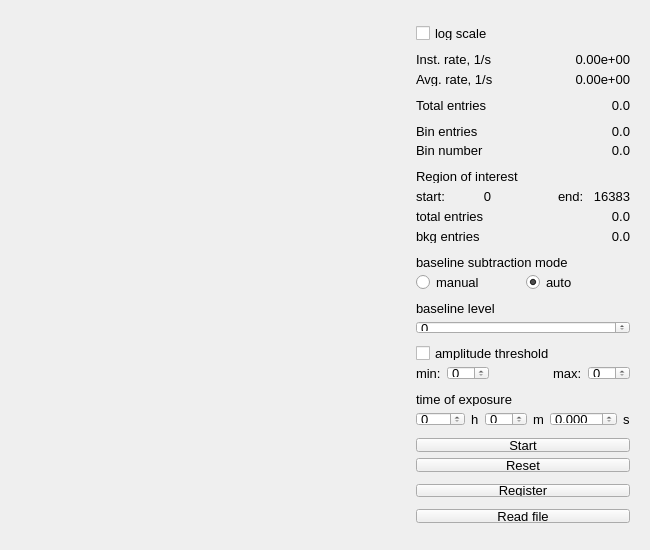
<?xml version="1.0" encoding="UTF-8"?>
<ui version="4.0">
 <class>MCPHAHist</class>
 <widget class="QWidget" name="MCPHAHist">
  <property name="geometry">
   <rect>
    <x>0</x>
    <y>0</y>
    <width>650</width>
    <height>550</height>
   </rect>
  </property>
  <property name="minimumSize">
   <size>
    <width>650</width>
    <height>550</height>
   </size>
  </property>
  <property name="windowTitle">
   <string>Form</string>
  </property>
  <layout class="QGridLayout" name="gridLayout">
   <item row="0" column="0">
    <widget class="QWidget" name="plotWidget" native="true">
     <property name="sizePolicy">
      <sizepolicy hsizetype="Expanding" vsizetype="Preferred">
       <horstretch>0</horstretch>
       <verstretch>0</verstretch>
      </sizepolicy>
     </property>
     <property name="minimumSize">
      <size>
       <width>0</width>
       <height>0</height>
      </size>
     </property>
     <layout class="QVBoxLayout" name="plotLayout"/>
    </widget>
   </item>
   <item row="0" column="1">
    <widget class="QWidget" name="controlWidget" native="true">
     <property name="sizePolicy">
      <sizepolicy hsizetype="Maximum" vsizetype="Preferred">
       <horstretch>0</horstretch>
       <verstretch>0</verstretch>
      </sizepolicy>
     </property>
     <property name="minimumSize">
      <size>
       <width>210</width>
       <height>0</height>
      </size>
     </property>
     <property name="font">
      <font>
       <pointsize>10</pointsize>
      </font>
     </property>
     <layout class="QFormLayout" name="formLayout">
      <property name="fieldGrowthPolicy">
       <enum>QFormLayout::AllNonFixedFieldsGrow</enum>
      </property>
      <item row="0" column="0">
       <spacer name="spacer_0">
        <property name="orientation">
         <enum>Qt::Vertical</enum>
        </property>
        <property name="sizeHint" stdset="0">
         <size>
          <width>20</width>
          <height>40</height>
         </size>
        </property>
       </spacer>
      </item>
      <item row="1" column="0">
       <widget class="QCheckBox" name="logCheck">
        <property name="text">
         <string>log scale</string>
        </property>
       </widget>
      </item>
      <item row="2" column="0">
       <spacer name="spacer_1">
        <property name="orientation">
         <enum>Qt::Vertical</enum>
        </property>
        <property name="sizeHint" stdset="0">
         <size>
          <width>20</width>
          <height>40</height>
         </size>
        </property>
       </spacer>
      </item>
      <item row="3" column="0">
       <widget class="QLabel" name="instLabel">
        <property name="text">
         <string>Inst. rate, 1/s</string>
        </property>
       </widget>
      </item>
      <item row="3" column="1">
       <widget class="QLabel" name="instValue">
        <property name="text">
         <string>0.00e+00</string>
        </property>
        <property name="alignment">
         <set>Qt::AlignRight|Qt::AlignTrailing|Qt::AlignVCenter</set>
        </property>
       </widget>
      </item>
      <item row="4" column="0">
       <widget class="QLabel" name="avgLabel">
        <property name="text">
         <string>Avg. rate, 1/s</string>
        </property>
       </widget>
      </item>
      <item row="4" column="1">
       <widget class="QLabel" name="avgValue">
        <property name="text">
         <string>0.00e+00</string>
        </property>
        <property name="alignment">
         <set>Qt::AlignRight|Qt::AlignTrailing|Qt::AlignVCenter</set>
        </property>
       </widget>
      </item>
      <item row="5" column="0">
       <spacer name="spacer_2">
        <property name="orientation">
         <enum>Qt::Vertical</enum>
        </property>
        <property name="sizeHint" stdset="0">
         <size>
          <width>20</width>
          <height>40</height>
         </size>
        </property>
       </spacer>
      </item>
      <item row="6" column="0">
       <widget class="QLabel" name="totalLabel">
        <property name="text">
         <string>Total entries</string>
        </property>
       </widget>
      </item>
      <item row="6" column="1">
       <widget class="QLabel" name="totalValue">
        <property name="text">
         <string>0.0</string>
        </property>
        <property name="alignment">
         <set>Qt::AlignRight|Qt::AlignTrailing|Qt::AlignVCenter</set>
        </property>
       </widget>
      </item>
      <item row="7" column="0">
       <spacer name="spacer_3">
        <property name="orientation">
         <enum>Qt::Vertical</enum>
        </property>
        <property name="sizeHint" stdset="0">
         <size>
          <width>20</width>
          <height>40</height>
         </size>
        </property>
       </spacer>
      </item>
      <item row="8" column="0">
       <widget class="QLabel" name="axisyLabel">
        <property name="text">
         <string>Bin entries</string>
        </property>
       </widget>
      </item>
      <item row="8" column="1">
       <widget class="QLabel" name="axisyValue">
        <property name="text">
         <string>0.0</string>
        </property>
        <property name="alignment">
         <set>Qt::AlignRight|Qt::AlignTrailing|Qt::AlignVCenter</set>
        </property>
       </widget>
      </item>
      <item row="9" column="0">
       <widget class="QLabel" name="axisxLabel">
        <property name="text">
         <string>Bin number</string>
        </property>
       </widget>
      </item>
      <item row="9" column="1">
       <widget class="QLabel" name="axisxValue">
        <property name="text">
         <string>0.0</string>
        </property>
        <property name="alignment">
         <set>Qt::AlignRight|Qt::AlignTrailing|Qt::AlignVCenter</set>
        </property>
       </widget>
      </item>
      <item row="10" column="0">
       <spacer name="spacer_4">
        <property name="orientation">
         <enum>Qt::Vertical</enum>
        </property>
        <property name="sizeHint" stdset="0">
         <size>
          <width>20</width>
          <height>40</height>
         </size>
        </property>
       </spacer>
      </item>
      <item row="11" column="0">
       <widget class="QLabel" name="roiLabel">
        <property name="text">
         <string>Region of interest</string>
        </property>
       </widget>
      </item>
      <item row="12" column="0" colspan="2">
       <widget class="QWidget" name="roiWidget" native="true">
        <property name="sizePolicy">
         <sizepolicy hsizetype="Preferred" vsizetype="Maximum">
          <horstretch>0</horstretch>
          <verstretch>0</verstretch>
         </sizepolicy>
        </property>
        <property name="minimumSize">
         <size>
          <width>0</width>
          <height>0</height>
         </size>
        </property>
        <layout class="QGridLayout" name="roiLayout">
         <property name="leftMargin">
          <number>0</number>
         </property>
         <property name="topMargin">
          <number>0</number>
         </property>
         <property name="rightMargin">
          <number>0</number>
         </property>
         <property name="bottomMargin">
          <number>0</number>
         </property>
         <item row="0" column="4">
          <widget class="QLabel" name="roiendValue">
           <property name="minimumSize">
            <size>
             <width>40</width>
             <height>0</height>
            </size>
           </property>
           <property name="text">
            <string>16383</string>
           </property>
           <property name="alignment">
            <set>Qt::AlignRight|Qt::AlignTrailing|Qt::AlignVCenter</set>
           </property>
          </widget>
         </item>
         <item row="0" column="3">
          <widget class="QLabel" name="roiendLabel">
           <property name="text">
            <string>end:</string>
           </property>
          </widget>
         </item>
         <item row="0" column="0">
          <widget class="QLabel" name="roistartLabel">
           <property name="text">
            <string>start:</string>
           </property>
          </widget>
         </item>
         <item row="0" column="2">
          <spacer name="spacer_13">
           <property name="orientation">
            <enum>Qt::Horizontal</enum>
           </property>
           <property name="sizeHint" stdset="0">
            <size>
             <width>40</width>
             <height>0</height>
            </size>
           </property>
          </spacer>
         </item>
         <item row="0" column="1">
          <widget class="QLabel" name="roistartValue">
           <property name="minimumSize">
            <size>
             <width>40</width>
             <height>0</height>
            </size>
           </property>
           <property name="text">
            <string>0</string>
           </property>
           <property name="alignment">
            <set>Qt::AlignRight|Qt::AlignTrailing|Qt::AlignVCenter</set>
           </property>
          </widget>
         </item>
        </layout>
       </widget>
      </item>
      <item row="13" column="0">
       <widget class="QLabel" name="roitotLable">
        <property name="text">
         <string>total entries</string>
        </property>
       </widget>
      </item>
      <item row="13" column="1">
       <widget class="QLabel" name="roitotValue">
        <property name="text">
         <string>0.0</string>
        </property>
        <property name="alignment">
         <set>Qt::AlignRight|Qt::AlignTrailing|Qt::AlignVCenter</set>
        </property>
       </widget>
      </item>
      <item row="14" column="0">
       <widget class="QLabel" name="roibkgLabel">
        <property name="text">
         <string>bkg entries</string>
        </property>
       </widget>
      </item>
      <item row="14" column="1">
       <widget class="QLabel" name="roibkgValue">
        <property name="text">
         <string>0.0</string>
        </property>
        <property name="alignment">
         <set>Qt::AlignRight|Qt::AlignTrailing|Qt::AlignVCenter</set>
        </property>
       </widget>
      </item>
      <item row="15" column="0">
       <spacer name="spacer_5">
        <property name="orientation">
         <enum>Qt::Vertical</enum>
        </property>
        <property name="sizeHint" stdset="0">
         <size>
          <width>20</width>
          <height>40</height>
         </size>
        </property>
       </spacer>
      </item>
      <item row="16" column="0">
       <widget class="QLabel" name="baseLabel">
        <property name="text">
         <string>baseline subtraction mode</string>
        </property>
       </widget>
      </item>
      <item row="17" column="0" colspan="2">
       <widget class="QWidget" name="baseWidget" native="true">
        <layout class="QGridLayout" name="gridLayout_3">
         <property name="leftMargin">
          <number>0</number>
         </property>
         <property name="topMargin">
          <number>0</number>
         </property>
         <property name="rightMargin">
          <number>0</number>
         </property>
         <property name="bottomMargin">
          <number>0</number>
         </property>
         <item row="0" column="0">
          <widget class="QRadioButton" name="radioButton">
           <property name="text">
            <string>manual</string>
           </property>
          </widget>
         </item>
         <item row="0" column="1">
          <widget class="QRadioButton" name="radioButton_2">
           <property name="text">
            <string>auto</string>
           </property>
           <property name="checked">
            <bool>true</bool>
           </property>
          </widget>
         </item>
        </layout>
       </widget>
      </item>
      <item row="19" column="0">
       <widget class="QLabel" name="levelLabel">
        <property name="text">
         <string>baseline level</string>
        </property>
       </widget>
      </item>
      <item row="20" column="0" colspan="2">
       <widget class="QSpinBox" name="levelValue"/>
      </item>
      <item row="22" column="0" colspan="2">
       <widget class="QCheckBox" name="thrsCheck">
        <property name="text">
         <string>amplitude threshold</string>
        </property>
       </widget>
      </item>
      <item row="23" column="0" colspan="2">
       <widget class="QWidget" name="thrsWidget" native="true">
        <layout class="QGridLayout" name="gridLayout_2">
         <property name="leftMargin">
          <number>0</number>
         </property>
         <property name="topMargin">
          <number>0</number>
         </property>
         <property name="rightMargin">
          <number>0</number>
         </property>
         <property name="bottomMargin">
          <number>0</number>
         </property>
         <item row="0" column="3">
          <widget class="QLabel" name="thrsmaxLabel">
           <property name="text">
            <string>max:</string>
           </property>
          </widget>
         </item>
         <item row="0" column="4">
          <widget class="QSpinBox" name="thrsmaxValue"/>
         </item>
         <item row="0" column="1">
          <widget class="QSpinBox" name="thrsminLabel_2"/>
         </item>
         <item row="0" column="0">
          <widget class="QLabel" name="thrsminLabel">
           <property name="text">
            <string>min:</string>
           </property>
          </widget>
         </item>
         <item row="0" column="2">
          <spacer name="spacer_14">
           <property name="orientation">
            <enum>Qt::Horizontal</enum>
           </property>
           <property name="sizeHint" stdset="0">
            <size>
             <width>40</width>
             <height>20</height>
            </size>
           </property>
          </spacer>
         </item>
        </layout>
       </widget>
      </item>
      <item row="25" column="0">
       <widget class="QLabel" name="label">
        <property name="text">
         <string>time of exposure</string>
        </property>
       </widget>
      </item>
      <item row="27" column="0">
       <spacer name="spacer_9">
        <property name="orientation">
         <enum>Qt::Vertical</enum>
        </property>
        <property name="sizeHint" stdset="0">
         <size>
          <width>20</width>
          <height>40</height>
         </size>
        </property>
       </spacer>
      </item>
      <item row="28" column="0" colspan="2">
       <widget class="QPushButton" name="startButton">
        <property name="text">
         <string>Start</string>
        </property>
       </widget>
      </item>
      <item row="29" column="0" colspan="2">
       <widget class="QPushButton" name="resetButton">
        <property name="text">
         <string>Reset</string>
        </property>
       </widget>
      </item>
      <item row="30" column="0">
       <spacer name="spacer_10">
        <property name="orientation">
         <enum>Qt::Vertical</enum>
        </property>
        <property name="sizeHint" stdset="0">
         <size>
          <width>20</width>
          <height>40</height>
         </size>
        </property>
       </spacer>
      </item>
      <item row="31" column="0" colspan="2">
       <widget class="QPushButton" name="saveButton">
        <property name="text">
         <string>Register</string>
        </property>
       </widget>
      </item>
      <item row="32" column="0">
       <spacer name="spacer_11">
        <property name="orientation">
         <enum>Qt::Vertical</enum>
        </property>
        <property name="sizeHint" stdset="0">
         <size>
          <width>20</width>
          <height>40</height>
         </size>
        </property>
       </spacer>
      </item>
      <item row="33" column="0" colspan="2">
       <widget class="QPushButton" name="readButton">
        <property name="text">
         <string>Read file</string>
        </property>
       </widget>
      </item>
      <item row="34" column="0">
       <spacer name="spacer_12">
        <property name="orientation">
         <enum>Qt::Vertical</enum>
        </property>
        <property name="sizeHint" stdset="0">
         <size>
          <width>20</width>
          <height>40</height>
         </size>
        </property>
       </spacer>
      </item>
      <item row="26" column="0" colspan="2">
       <widget class="QWidget" name="timeWidget" native="true">
        <layout class="QGridLayout" name="gridLayout_4">
         <property name="leftMargin">
          <number>0</number>
         </property>
         <property name="topMargin">
          <number>0</number>
         </property>
         <property name="rightMargin">
          <number>0</number>
         </property>
         <property name="bottomMargin">
          <number>0</number>
         </property>
         <item row="0" column="0">
          <widget class="QSpinBox" name="hourValue">
           <property name="maximum">
            <number>999</number>
           </property>
          </widget>
         </item>
         <item row="0" column="1">
          <widget class="QLabel" name="hourLabel">
           <property name="text">
            <string>h</string>
           </property>
          </widget>
         </item>
         <item row="0" column="2">
          <widget class="QSpinBox" name="minValue">
           <property name="maximum">
            <number>59</number>
           </property>
          </widget>
         </item>
         <item row="0" column="3">
          <widget class="QLabel" name="minLabel">
           <property name="text">
            <string>m</string>
           </property>
          </widget>
         </item>
         <item row="0" column="4">
          <widget class="QDoubleSpinBox" name="secValue">
           <property name="decimals">
            <number>3</number>
           </property>
           <property name="maximum">
            <double>59.999000000000002</double>
           </property>
          </widget>
         </item>
         <item row="0" column="5">
          <widget class="QLabel" name="secLabel">
           <property name="text">
            <string>s</string>
           </property>
          </widget>
         </item>
        </layout>
       </widget>
      </item>
      <item row="18" column="0">
       <spacer name="spacer_6">
        <property name="orientation">
         <enum>Qt::Vertical</enum>
        </property>
        <property name="sizeHint" stdset="0">
         <size>
          <width>20</width>
          <height>40</height>
         </size>
        </property>
       </spacer>
      </item>
      <item row="21" column="0">
       <spacer name="spacer_7">
        <property name="orientation">
         <enum>Qt::Vertical</enum>
        </property>
        <property name="sizeHint" stdset="0">
         <size>
          <width>20</width>
          <height>40</height>
         </size>
        </property>
       </spacer>
      </item>
      <item row="24" column="0">
       <spacer name="spacer_8">
        <property name="orientation">
         <enum>Qt::Vertical</enum>
        </property>
        <property name="sizeHint" stdset="0">
         <size>
          <width>20</width>
          <height>40</height>
         </size>
        </property>
       </spacer>
      </item>
     </layout>
    </widget>
   </item>
  </layout>
 </widget>
 <resources/>
 <connections/>
</ui>
